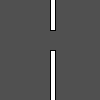
Frame 1 (no input)
Frame 60 (the mouse pressed at the canvas centre just before this capture): identical to frame 1, image omitted
Frame 120 (the mouse held since frame 60 and released just before this capture): identical to frame 1, image omitted

The Processing sketch that drew this single still picture (run headless with seeded random() and noise(); from frame 60 on, the mouse is pressed at the canvas centre):

// Processing sketch: c_3_5
// ── c_3_5.pde
int GateY = 50;
void setup(){
  size(100,100);
}
void draw(){
  background(80);
  rect(50,GateY,5,height-GateY);
  rect(50,GateY-20,5,-height+20);
  if (GateY <= 20){
    GateY = 20;
  }
  if (GateY >= height){
    GateY = height;
  }
}
void keyPressed(){
  if (keyCode == UP){
    GateY -= 1;
  }
  if (keyCode == DOWN){
    GateY += 1;
  }
}
